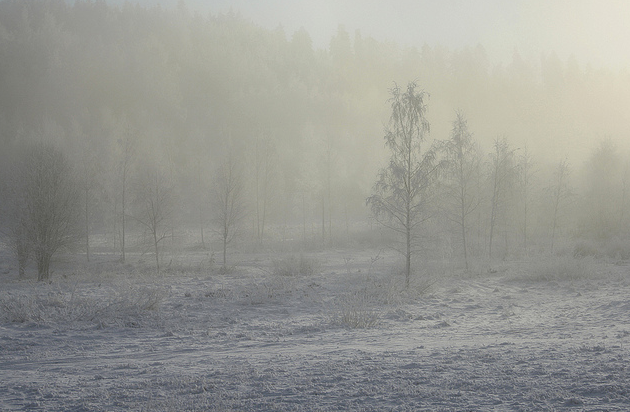
#> input picture imagerieNumerique/TP_4/images/img_9.png, 630 x 412 px
$ python exercice_3.py   (older library calls are emulated)
#> lines starting #> are read from the running program, lines starting #| are printed output that depends on the picture
### imagerieNumerique/TP_4/lib.py
import matplotlib.pyplot as plt
import skimage as ski
import skimage.io as skio
import skimage.exposure as expo
import numpy as np
import cv2
import copy
import skimage.color as color


def get_image_histogram(image):
    counts, centers = expo.histogram(image, nbins=image.shape[0])
    return [counts, centers]


def read_image(path):
    return plt.imread(path)


def read_image_cv2(path, flag):
#> called with path = 'images/img_9.png', flag = 1
    return cv2.imread(path, flags=flag)
#> returned value is the input picture: shape (412, 630, 3); mean B, G, R 145.5, 150.9, 150.2


def read_image_ski_color(path):
    return skio.imread(path, as_gray=True)


def read_image_ski_gris(path):
    return (skio.imread(path, as_gray=False) * 255).astype("uint8")


def equalize_hist_ski(image):
    return expo.equalize_hist(image, nbins=image.shape[0])


def match_hist_ski(image, reference, multichannel):
    return expo.match_histograms(image, reference, multichannel=multichannel)


# [16 lines left out: functions gamma_correction, image_negative_one_channel, not called in this run]


def contrast_ajustment_one_channel(image):
    image_copy = copy.deepcopy(image)
    L = np.min(image_copy)
    H = np.max(image_copy)
    # print("dinamyc range pre : [", L, " , ", H, "]")
    for i in range(len(image)):
        for j in range(len(image[i])):
            image_copy[i][j] = (255 / (H - L)) * (image_copy[i][j] - L)
    L = np.min(image_copy)
    H = np.max(image_copy)
    # print("dinamyc range post : [", L, " , ", H, "]")
    return image_copy


def affichage_rows_cols(rows, cols, images, labels, lastImage, cmap):
    rows = rows
    cols = cols
    axes = []
    fig = plt.figure()
    for i in range(rows * cols):
        axes.append(fig.add_subplot(rows, cols, i + 1))
        if i < lastImage:
            plt.imshow(images[i], cmap=cmap)
        else:
            plt.bar(images[i][1], images[i][0])
        plt.title(labels[i])

    fig.tight_layout()
    plt.show()


def split_one_to_three(image):
    b, g, r = cv2.split(image)
    return [b, g, r]


def rescale_intensity_ski(image):
    return expo.rescale_intensity(image)


def rescale_intensity_percentile_ski(image, inf, sup):
    inf_, sup_ = np.percentile(image, (inf, sup))
    return expo.rescale_intensity(image, in_range=(inf_, sup_))


def convert_rgb_2_gray(image):
    return color.rgb2gray(image)


# [17 lines left out: functions treshold, pixel_wise_multiplication, not called in this run]

### imagerieNumerique/TP_4/exercice_3.py
'''
TP4 imagerie numerique
Costa da Quinta, Joao Filipe
exercice 3
'''

import lib

# (b)


image9 = lib.read_image_cv2('images/img_9.png', 1)
image9_red, image9_green, image9_blue = lib.split_one_to_three(image9)
#> in split_one_to_three, `b, g, r = cv2.split(image)`:
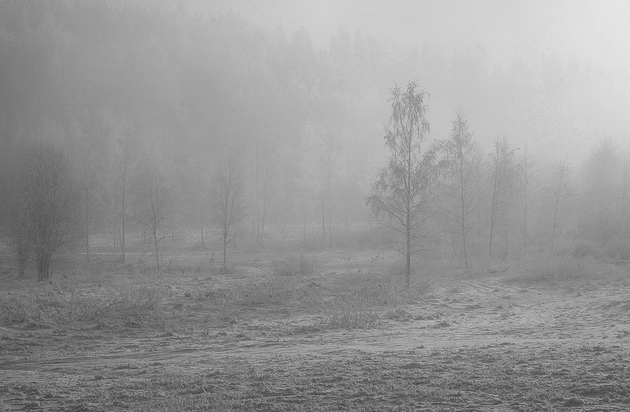
#> r: shape (412, 630); min 50, max 233, mean 150.2

image9_red_stretch = lib.contrast_ajustment_one_channel(image9_red)
#> in contrast_ajustment_one_channel, `L = np.min(image_copy)`: L = 54
#> in contrast_ajustment_one_channel, `H = np.max(image_copy)`: H = 214
#> after the loop in contrast_ajustment_one_channel, `for i in range(len(image)):`:
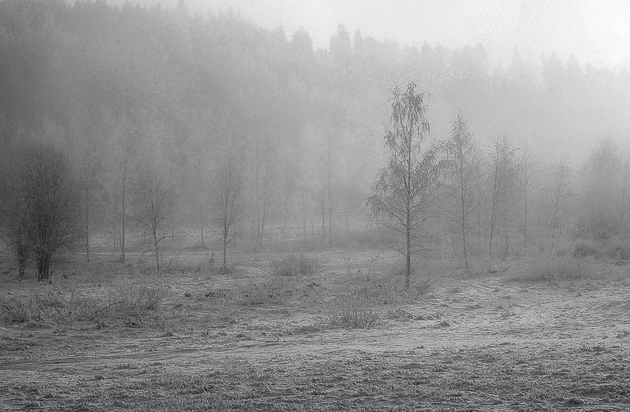
#> image_copy: shape (412, 630); min 0, max 255, mean 145.3
#> in contrast_ajustment_one_channel, `L = np.min(image_copy)`: L = 0
#> in contrast_ajustment_one_channel, `H = np.max(image_copy)`: H = 255
image9_green_stretch = lib.contrast_ajustment_one_channel(image9_green)
#> in contrast_ajustment_one_channel (call 2), `L = np.min(image_copy)`: L = 52
#> in contrast_ajustment_one_channel (call 2), `H = np.max(image_copy)`: H = 228
#> after the loop in contrast_ajustment_one_channel (call 2), `for i in range(len(image)):`:
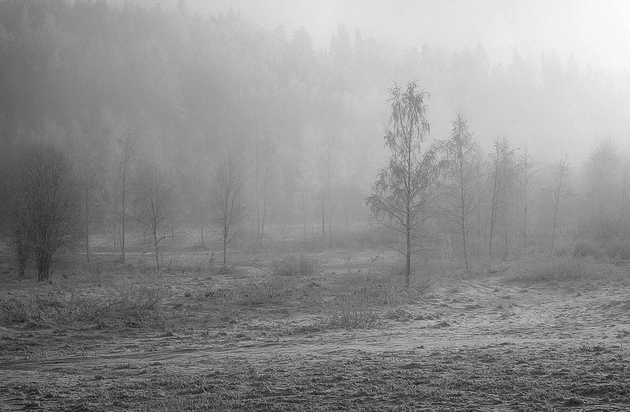
#> image_copy: shape (412, 630); min 0, max 255, mean 142.8
#> in contrast_ajustment_one_channel (call 2), `L = np.min(image_copy)`: L = 0
#> in contrast_ajustment_one_channel (call 2), `H = np.max(image_copy)`: H = 255
image9_blue_stretch = lib.contrast_ajustment_one_channel(image9_blue)

image9_red_hist = lib.get_image_histogram(image9_red)
#> in get_image_histogram, `counts, centers = expo.histogram(image, nbins=image.shape[0])`: counts = 161 values, max 5481 at index 82, min 0 at index 1, mean 1612.2; centers = 161 values from 54 to 214
#> image9_red_hist = 2 items
image9_green_hist = lib.get_image_histogram(image9_green)
#> image9_green_hist = 2 items
image9_blue_hist = lib.get_image_histogram(image9_blue)
#> image9_blue_hist = 2 items

image9_red_stretch_hist = lib.get_image_histogram(image9_red_stretch)
#> image9_red_stretch_hist = 2 items
image9_green_stretch_hist = lib.get_image_histogram(image9_green_stretch)
#> image9_green_stretch_hist = 2 items
image9_blue_stretch_hist = lib.get_image_histogram(image9_blue_stretch)
#> image9_blue_stretch_hist = 2 items

images = [image9_red, image9_green, image9_blue,
          image9_red_hist, image9_green_hist, image9_blue_hist,
          image9_red_stretch_hist, image9_green_stretch_hist, image9_blue_stretch_hist]

labels = ["image 9 red channel", "image 9 green channel", "image 9 blue channel",
          "image 9 red channel hist", "image 9 green channel hist", "image 9 blue channel hist",
          "image 9 red channel stretch hist", "image 9 green channel stretch hist", "image 9 blue channel stretch hist"]

lib.affichage_rows_cols(3, 3, images, labels, 3, 'gray')
#> after the loop in affichage_rows_cols, `for i in range(rows * cols):`: axes = 9 items

# (c)


image9_stretch_rescale_intensity = lib.rescale_intensity_ski(image9)

# images = [image9, image9_stretch_rescale_intensity]
# labels = ["original image 9", "stretched image 9"]
# lib.affichage_rows_cols(1, 2, images, labels, 2, 'gray')

image9_stretch_rescale_intensity_red, image9_stretch_rescale_intensity_green, image9_stretch_rescale_intensity_blue = lib.split_one_to_three(
    image9_stretch_rescale_intensity)

image9_stretch_rescale_intensity_red_gray = lib.convert_rgb_2_gray(image9_stretch_rescale_intensity_red)
image9_stretch_rescale_intensity_green_gray = lib.convert_rgb_2_gray(image9_stretch_rescale_intensity_green)
image9_stretch_rescale_intensity_blue_gray = lib.convert_rgb_2_gray(image9_stretch_rescale_intensity_blue)

image9_stretch_rescale_intensity_red_gray_hist = lib.get_image_histogram(image9_stretch_rescale_intensity_red_gray)
#> image9_stretch_rescale_intensity_red_gray_hist = 2 items
image9_stretch_rescale_intensity_green_gray_hist = lib.get_image_histogram(image9_stretch_rescale_intensity_green_gray)
#> image9_stretch_rescale_intensity_green_gray_hist = 2 items
image9_stretch_rescale_intensity_blue_gray_hist = lib.get_image_histogram(image9_stretch_rescale_intensity_blue_gray)
#> image9_stretch_rescale_intensity_blue_gray_hist = 2 items

images = [image9_stretch_rescale_intensity_red,
          image9_stretch_rescale_intensity_green,
          image9_stretch_rescale_intensity_blue,
          image9_red_stretch_hist,
          image9_green_stretch_hist,
          image9_blue_stretch_hist,
          image9_stretch_rescale_intensity_red_gray_hist,
          image9_stretch_rescale_intensity_green_gray_hist,
          image9_stretch_rescale_intensity_blue_gray_hist]

labels = ["image 9 red channel after stretching",
          "image 9 green channel after stretching",
          "image 9 blue channel after stretching",
          "image 9 red channel stretch hist (handmade)",
          "image 9 green channel stretch hist (handmade)",
          "image 9 blue channel stretch hist (handmade)",
          "image 9 red channel stretch hist (rescale_intensity())",
          "image 9 green channel stretch hist (rescale_intensity())",
          "image 9 blue channel stretch hist (rescale_intensity())"]

lib.affichage_rows_cols(3, 3, images, labels, 3, 'gray')
#> call 2 of affichage_rows_cols, with rows = 3, cols = 3, lastImage = 3, cmap = 'gray'
#> in affichage_rows_cols (call 2), `plt.show()`:
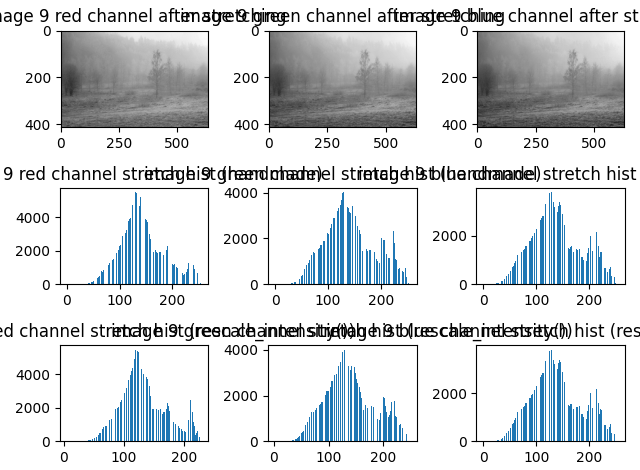
#> figure drawn by matplotlib, 9 panels; panel 4: tallest bar 5481 high, from x = 129.6 to 130.4; panel 5: tallest bar 4002 high, from x = 129.6 to 130.4; panel 6: tallest bar 3802 high, from x = 128.6 to 129.4; panel 7: tallest bar 5481 high, from x = 118.6 to 119.4

# (d)


image9_stretch_rescale_intensity_percentile = lib.rescale_intensity_percentile_ski(image9, 5, 95)
#> in rescale_intensity_percentile_ski, `inf_, sup_ = np.percentile(image, (inf, sup))`: inf_ = 101; sup_ = 206
#> in rescale_intensity_percentile_ski, `return expo.rescale_intensity(image, in_range=(inf_, sup_))`:
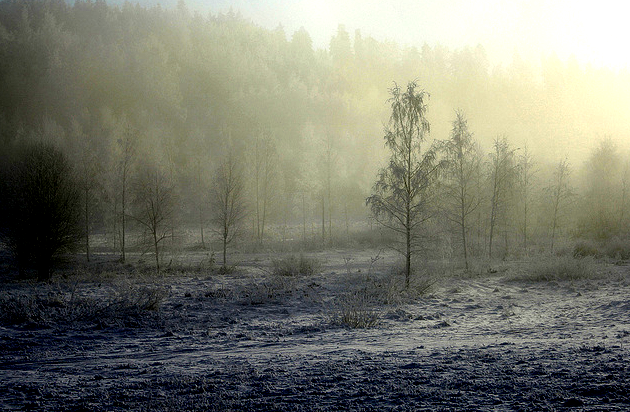
#> returned value: shape (412, 630, 3); mean of channels 0, 1, 2 108.1, 120.6, 119.2; drawn as B, G, R

images = [image9, image9_stretch_rescale_intensity, image9_stretch_rescale_intensity_percentile]
labels = ["original image 9", "stretched image 9", "image9 stretch rescale intensity percentile"]
lib.affichage_rows_cols(1, 3, images, labels, 3, 'gray')

image9_stretch_rescale_intensity_percentile_red, image9_stretch_rescale_intensity_percentile_green, image9_stretch_rescale_intensity_percentile_blue = lib.split_one_to_three(
    image9_stretch_rescale_intensity_percentile)
#> in split_one_to_three (call 3), `b, g, r = cv2.split(image)`:
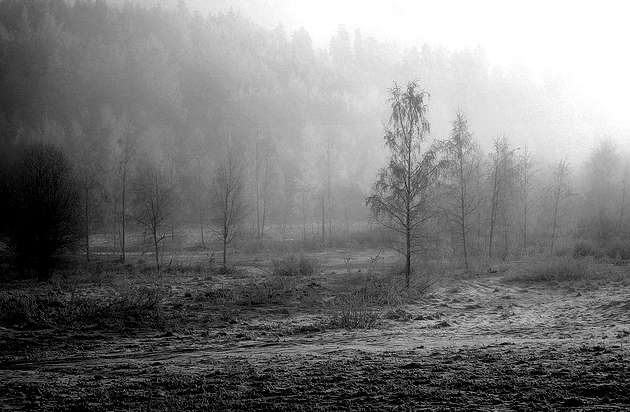
#> g: shape (412, 630); min 0, max 255, mean 120.6

image9_stretch_rescale_intensity_percentile_red_gray = lib.convert_rgb_2_gray(
    image9_stretch_rescale_intensity_percentile_red)
image9_stretch_rescale_intensity_percentile_green_gray = lib.convert_rgb_2_gray(
    image9_stretch_rescale_intensity_percentile_green)
image9_stretch_rescale_intensity_percentile_blue_gray = lib.convert_rgb_2_gray(
    image9_stretch_rescale_intensity_percentile_blue)

image9_stretch_rescale_intensity_percentile_red_gray_hist = lib.get_image_histogram(
    image9_stretch_rescale_intensity_percentile_red_gray)
#> image9_stretch_rescale_intensity_percentile_red_gray_hist = 2 items
image9_stretch_rescale_intensity_percentile_green_gray_hist = lib.get_image_histogram(
    image9_stretch_rescale_intensity_percentile_green_gray)
#> image9_stretch_rescale_intensity_percentile_green_gray_hist = 2 items
image9_stretch_rescale_intensity_percentile_blue_gray_hist = lib.get_image_histogram(
    image9_stretch_rescale_intensity_percentile_blue_gray)
#> image9_stretch_rescale_intensity_percentile_blue_gray_hist = 2 items

images = [image9_stretch_rescale_intensity_red_gray_hist,
          image9_stretch_rescale_intensity_green_gray_hist,
          image9_stretch_rescale_intensity_blue_gray_hist,
          image9_stretch_rescale_intensity_percentile_red_gray_hist,
          image9_stretch_rescale_intensity_percentile_green_gray_hist,
          image9_stretch_rescale_intensity_percentile_blue_gray_hist]

labels = ["image 9 red channel stretch hist (rescale_intensity())",
          "image 9 green channel stretch hist (rescale_intensity())",
          "image 9 blue channel stretch hist (rescale_intensity())",
          "image 9 red channel stretch hist (percentile())",
          "image 9 green channel stretch hist (percentile())",
          "image 9 blue channel stretch hist (percentile())"]

lib.affichage_rows_cols(2, 3, images, labels, 0, 'gray')
#> call 4 of affichage_rows_cols, with rows = 2, cols = 3, lastImage = 0, cmap = 'gray'
#> after the loop in affichage_rows_cols (call 4), `for i in range(rows * cols):`: axes = 6 items
#> in affichage_rows_cols (call 4), `plt.show()`:
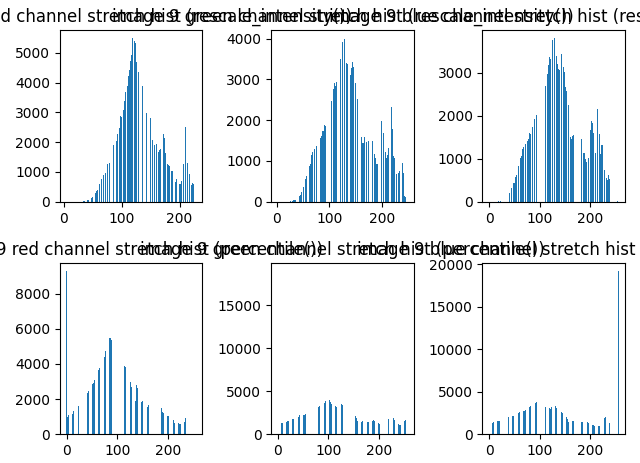
#> figure drawn by matplotlib, 6 panels; panel 1: tallest bar 5481 high, from x = 118.6 to 119.4; panel 2: tallest bar 4002 high, from x = 127.6 to 128.4; panel 3: tallest bar 3802 high, from x = 128.6 to 129.4; panel 4: tallest bar 9289 high, from x = -0.4 to 0.4

$ run again, with imagerieNumerique/TP_4/images/img_10.png copied over imagerieNumerique/TP_4/images/img_9.png
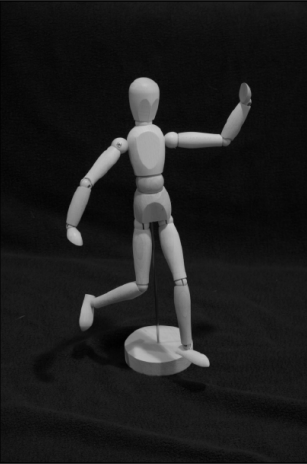
#> input picture imagerieNumerique/TP_4/images/img_10.png, 307 x 464 px
#> in read_image_cv2, returned value is the input picture: shape (464, 307, 3); min 1, max 205, mean 29.5
#> in contrast_ajustment_one_channel, `L = np.min(image_copy)`: L = 1
#> in contrast_ajustment_one_channel, `H = np.max(image_copy)`: H = 205
#> after the loop in contrast_ajustment_one_channel, `for i in range(len(image)):`:
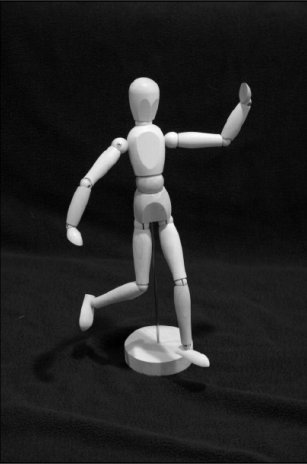
#> image_copy: shape (464, 307); min 0, max 255, mean 35.3
#> in contrast_ajustment_one_channel, `L = np.min(image_copy)`: L = 0
#> in contrast_ajustment_one_channel, `H = np.max(image_copy)`: H = 255
#> counts = 205 values, max 10184 at index 11, min 0 at index 202, mean 694.9; centers = 205 values from 1 to 205
#> image9_red_hist = 2 items
#> after the loop in affichage_rows_cols, `for i in range(rows * cols):`: axes = 9 items
#> image9_stretch_rescale_intensity_red_gray_hist = 2 items
#> inf_ = 9; sup_ = 134
#> in rescale_intensity_percentile_ski, `return expo.rescale_intensity(image, in_range=(inf_, sup_))`:
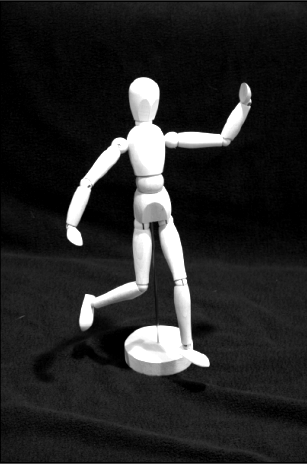
#> returned value: shape (464, 307, 3); min 0, max 255, mean 38.8
#> image9_stretch_rescale_intensity_percentile_red_gray_hist = 2 items

$ run again, with imagerieNumerique/TP_4/images/img_11.png copied over imagerieNumerique/TP_4/images/img_9.png
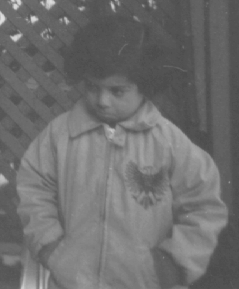
#> input picture imagerieNumerique/TP_4/images/img_11.png, 239 x 289 px
#> in read_image_cv2, returned value is the input picture: shape (289, 239, 3); min 74, max 224, mean 110.4
#> in contrast_ajustment_one_channel, `L = np.min(image_copy)`: L = 74
#> in contrast_ajustment_one_channel, `H = np.max(image_copy)`: H = 224
#> in contrast_ajustment_one_channel, `L = np.min(image_copy)`: L = 0
#> in contrast_ajustment_one_channel, `H = np.max(image_copy)`: H = 255
#> counts = 151 values, max 3553 at index 8, min 0 at index 2, mean 457.4; centers = 151 values from 74 to 224
#> image9_red_hist = 2 items
#> after the loop in affichage_rows_cols, `for i in range(rows * cols):`: axes = 9 items
#> image9_stretch_rescale_intensity_red_gray_hist = 2 items
#> inf_ = 82; sup_ = 147
#> in rescale_intensity_percentile_ski, `return expo.rescale_intensity(image, in_range=(inf_, sup_))`:
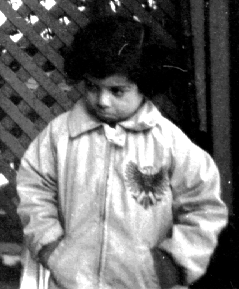
#> returned value: shape (289, 239, 3); min 0, max 255, mean 109.6
#> image9_stretch_rescale_intensity_percentile_red_gray_hist = 2 items
